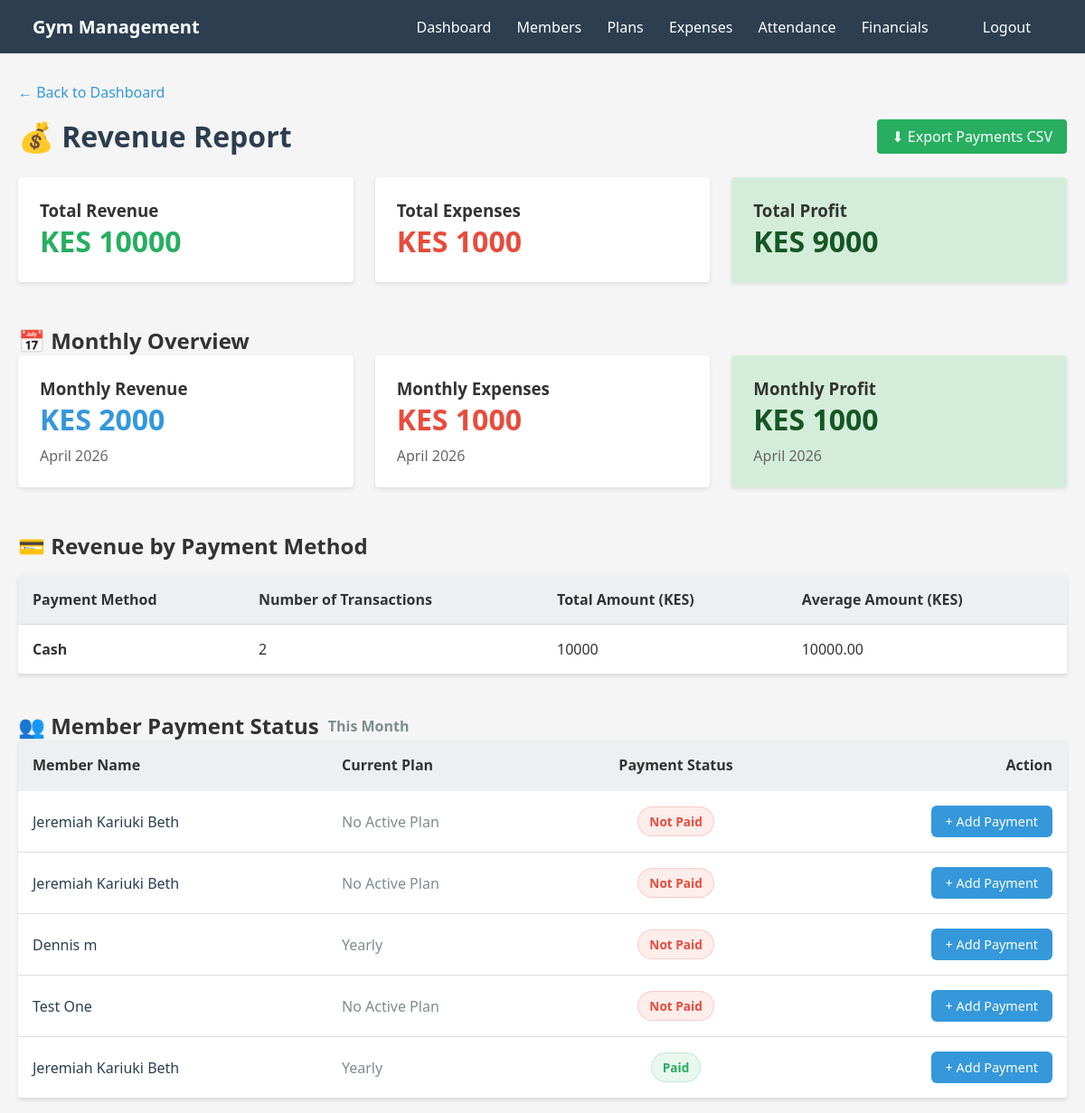
The app's page /financial-report/ (signed in) with its own data.
### base/gym/models.py (models this page shows, shortened)
class Member(models.Model):
    full_name = models.CharField(max_length=120)
    phone = models.CharField(max_length=20, unique=True)
    email = models.EmailField(blank=True, null=True)
    address = models.CharField(max_length=200, blank=True)
    joined_on = models.DateField(auto_now_add=True)
    membership_Plan = models.ForeignKey("MembershipPlan", on_delete=models.SET_NULL, null=True, blank=True)

class MembershipPlan(models.Model):
    name = models.CharField(max_length=60)
    price = models.DecimalField(max_digits=10, decimal_places=2)
    duration_days = models.PositiveIntegerField()

### base/gym/views/payments.py (the view)
# urls.py: path("financial-report/", views.revenue_report, name="revenue_report"),
@login_required
def revenue_report(request):
    today = timezone.now().date()
    this_month = today.replace(day=1)
    total_revenue = Payment.objects.aggregate(total=db_models.Sum("amount"))["total"] or 0
    monthly_revenue = (
        Payment.objects.filter(date__year=today.year, date__month=today.month)
        .aggregate(total=db_models.Sum("amount"))["total"] or 0
    )
    total_expenses = Expense.objects.aggregate(total=db_models.Sum("amount"))["total"] or 0
    monthly_expenses = (
        Expense.objects.filter(date__year=today.year, date__month=today.month)
        .aggregate(total=db_models.Sum("amount"))["total"] or 0
    )
    payment_methods = Payment.objects.values("method").annotate(
        total=db_models.Sum("amount"),
        count=db_models.Count("id"),
    )
    members = Member.objects.all().prefetch_related("payments", "memberships__plan")
    member_status = []
    for member in members:
        has_paid = member.payments.filter(
            date__year=today.year, date__month=today.month
        ).exists()
        active_membership = member.memberships.filter(is_active=True).first()
        plan_name = active_membership.plan.name if active_membership else "No Active Plan"
        member_status.append(
            {"member": member, "has_paid": has_paid, "plan_name": plan_name}
        )
    return render(
        request,
        "gym/revenue_report.html",
        {
            "total_revenue": total_revenue,
            "monthly_revenue": monthly_revenue,
            "total_expenses": total_expenses,
            "monthly_expenses": monthly_expenses,
            "monthly_profit": monthly_revenue - monthly_expenses,
            "total_profit": total_revenue - total_expenses,
            "payment_methods": payment_methods,
            "month": this_month.strftime("%B %Y"),
            "member_status": member_status,
        },
    )

### base/templates/gym/revenue_report.html (shortened to what this page needs)
{% extends 'gym/base.html' %}
{% block content %}
<a href="{% url 'dashboard' %}" class="back-link">← Back to Dashboard</a>
<div style="display: flex; justify-content: space-between; align-items: center; margin-bottom: 1.5rem;">
    <h1 style="margin: 0;">💰 Revenue Report</h1>
    <a href="{% url 'export_payments_csv' %}" class="btn"
        style="background-color: #27ae60; color: white; padding: 8px 16px;">⬇ Export Payments CSV</a>
</div>
<div
    style="display: grid; grid-template-columns: repeat(auto-fit, minmax(200px, 1fr)); gap: 1.5rem; margin-bottom: 2rem;">
    <div class="card">
        <h3>Total Revenue</h3>
        <div style="font-size: 2rem; color: #27ae60; font-weight: bold;">KES {{ total_revenue }}</div>
    </div>
    <div class="card">
        <h3>Total Expenses</h3>
        <div style="font-size: 2rem; color: #e74c3c; font-weight: bold;">KES {{ total_expenses }}</div>
    </div>
    <div class="card" style="background-color: {% if total_profit >= 0 %}#d4edda{% else %}#f8d7da{% endif %};">
        <h3>Total Profit</h3>
        <div
            style="font-size: 2rem; color: {% if total_profit >= 0 %}#155724{% else %}#721c24{% endif %}; font-weight: bold;">
            KES {{ total_profit }}</div>
    </div>
</div>
<h2 style="margin-top: 2rem;">📅 Monthly Overview</h2>
<div
    style="display: grid; grid-template-columns: repeat(auto-fit, minmax(200px, 1fr)); gap: 1.5rem; margin-bottom: 1rem;">
    <div class="card">
        <h3>Monthly Revenue</h3>
        <div style="font-size: 2rem; color: #3498db; font-weight: bold;">KES {{ monthly_revenue }}</div>
        <p style="margin-top: 0.5rem; color: #666;">{{ month }}</p>
    </div>
    <div class="card">
        <h3>Monthly Expenses</h3>
        <div style="font-size: 2rem; color: #e74c3c; font-weight: bold;">KES {{ monthly_expenses }}</div>
        <p style="margin-top: 0.5rem; color: #666;">{{ month }}</p>
    </div>
    <div class="card" style="background-color: {% if monthly_profit >= 0 %}#d4edda{% else %}#f8d7da{% endif %};">
        <h3>Monthly Profit</h3>
        <div
            style="font-size: 2rem; color: {% if monthly_profit >= 0 %}#155724{% else %}#721c24{% endif %}; font-weight: bold;">
            KES {{ monthly_profit }}</div>
        <p style="margin-top: 0.5rem; color: #666;">{{ month }}</p>
    </div>
</div>
<h2 style="margin-top: 2rem;">💳 Revenue by Payment Method</h2>
{% if payment_methods %}
<table>
    <thead>
        <tr>
            <th>Payment Method</th>
            <th>Number of Transactions</th>
            <th>Total Amount (KES)</th>
            <th>Average Amount (KES)</th>
        </tr>
    </thead>
    <tbody>
        {% for method in payment_methods %}
        <tr>
            <td><strong>{{ method.method }}</strong></td>
            <td>{{ method.count }}</td>
            <td>{{ method.total }}</td>
            <td>{{ method.total|floatformat:2|add:""|safe }}</td>
        </tr>
        {% endfor %}
    </tbody>
</table>
{% else %}
<div class="card">
    <p>No payment records yet.</p>
</div>
{% endif %}
<h2 style="margin-top: 2.5rem; display: flex; align-items: center; gap: 10px;">👥 Member Payment Status <span
        style="font-size: 1rem; color: #7f8c8d;">This Month</span></h2>
<div class="card" style="padding: 0; overflow: hidden;">
    <table style="margin: 0; width: 100%; border-collapse: collapse;">
        <thead>
            <tr style="background-color: #f8f9fa;">
                <th style="padding: 1rem; text-align: left; border-bottom: 2px solid #ecf0f1;">Member Name</th>
                <th style="padding: 1rem; text-align: left; border-bottom: 2px solid #ecf0f1;">Current Plan</th>
                <th style="padding: 1rem; text-align: center; border-bottom: 2px solid #ecf0f1;">Payment Status</th>
                <th style="padding: 1rem; text-align: right; border-bottom: 2px solid #ecf0f1;">Action</th>
            </tr>
        </thead>
        <tbody>
            {% for entry in member_status %}
            <tr style="border-bottom: 1px solid #ecf0f1; transition: background-color 0.2s;">
                <td style="padding: 1rem; vertical-align: middle;">
                    <a href="{% url 'member_detail' entry.member.id %}"
                        style="text-decoration: none; color: #2c3e50; font-weight: 500;">
                        {{ entry.member.full_name }}
                    </a>
                </td>
                <td style="padding: 1rem; vertical-align: middle; color: #7f8c8d;">{{ entry.plan_name }}</td>
                <td style="padding: 1rem; text-align: center; vertical-align: middle;">
                    {% if entry.has_paid %}
                    <span
                        style="display: inline-block; padding: 0.35rem 0.75rem; border-radius: 20px; font-size: 0.85rem; font-weight: bold; background-color: rgba(39, 174, 96, 0.1); color: #27ae60; border: 1px solid rgba(39, 174, 96, 0.2);">
                        Paid
                    </span>
                    {% else %}
                    <span
                        style="display: inline-block; padding: 0.35rem 0.75rem; border-radius: 20px; font-size: 0.85rem; font-weight: bold; background-color: rgba(231, 76, 60, 0.1); color: #e74c3c; border: 1px solid rgba(231, 76, 60, 0.2);">
                        Not Paid
                    </span>
                    {% endif %}
                </td>
                <td style="padding: 1rem; text-align: right; vertical-align: middle;">
                    <a href="{% url 'record_payment' entry.member.id %}" class="btn"
                        style="padding: 0.5rem 1rem; font-size: 0.9rem; background-color: #3498db; color: white; border-radius: 6px; text-decoration: none; transition: background-color 0.3s;">
                        + Add Payment
                    </a>
                </td>
            </tr>
            {% empty %}
            <tr>
                <td colspan="4" style="padding: 2rem; text-align: center; color: #7f8c8d;">No members found.</td>
            </tr>
            {% endfor %}
        </tbody>
    </table>
</div>
{% endblock %}

### base/templates/gym/base.html (style rules this page uses)
* { margin: 0; padding: 0; box-sizing: border-box; }
body { font-family: 'Segoe UI', Tahoma, Geneva, Verdana, sans-serif; background-color: #f5f5f5; color: #333; }
h1 { color: #2c3e50; margin-bottom: 1.5rem; }
.btn { display: inline-block; padding: 0.6rem 1.2rem; background-color: #3498db; color: white; text-decoration: none; border: none; border-radius: 4px; cursor: pointer; font-size: 1rem; transition: background-color 0.3s; }
table { width: 100%; border-collapse: collapse; margin: 1rem 0; background: white; box-shadow: 0 2px 4px rgba(0, 0, 0, 0.1); }
th, td { padding: 1rem; text-align: left; border-bottom: 1px solid #ddd; }
th { background-color: #ecf0f1; font-weight: 600; }
.card { background: white; padding: 1.5rem; border-radius: 4px; box-shadow: 0 2px 4px rgba(0, 0, 0, 0.1); margin-bottom: 1rem; }
.back-link { display: inline-block; margin-bottom: 1rem; color: #3498db; text-decoration: none; }

### records on screen
Member: member.full_name "Jeremiah Kariuki Beth", plan_name "No Active Plan", shows "Not Paid"
Member: member.full_name "Jeremiah Kariuki Beth", plan_name "No Active Plan", shows "Not Paid"
Member: member.full_name "Dennis m", plan_name "Yearly", shows "Not Paid"
Member: member.full_name "Test One", plan_name "No Active Plan", shows "Not Paid"
Member: member.full_name "Jeremiah Kariuki Beth", plan_name "Yearly", shows "Paid"

### other values on screen
{{ total_revenue }} "10000"
{{ total_expenses }} "1000"
{{ total_profit }} "9000"
{{ monthly_revenue }} "2000"
{{ month }} "April 2026"
{{ monthly_expenses }} "1000"
{{ monthly_profit }} "1000"
{{ method.method }} "Cash"
{{ method.count }} "2"
{{ method.total }} "10000"
{{ method.total|floatformat:2|add:""|safe }} "10000.00"
